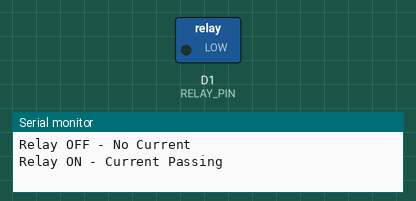
Bench run of a sketch on a simulated ESP8266 (NodeMCU). Shown: switched loads named in the sketch (green lamp = pin HIGH), the last lines printed to the serial monitor.

Above: at 1.5 s.
At 4.5 s:
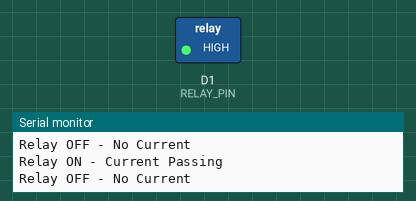
Timing chart, 0 to 7.8 s (numbered marks = the images above):
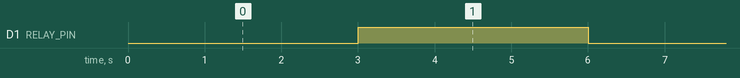

Measured:
- by itself, D1 (RELAY_PIN): alternates HIGH for 3.0 s and LOW for 3.0 s

The sketch:

current_test.ino
```cpp
// Step 1: Basic relay current test (no Wi-Fi, no IoT)
// Relay IN pin -> NodeMCU D1 (GPIO5)

#define RELAY_PIN D1

// If your relay logic is reversed, swap these two values.
#define RELAY_ON LOW
#define RELAY_OFF HIGH

void setup() {
  Serial.begin(115200);
  pinMode(RELAY_PIN, OUTPUT);

  // Start in OFF state for safety.
  digitalWrite(RELAY_PIN, RELAY_OFF);
  Serial.println("Relay OFF - No Current");
}

void loop() {
  digitalWrite(RELAY_PIN, RELAY_ON);
  Serial.println("Relay ON - Current Passing");
  delay(3000);

  digitalWrite(RELAY_PIN, RELAY_OFF);
  Serial.println("Relay OFF - No Current");
  delay(3000);
}
```
